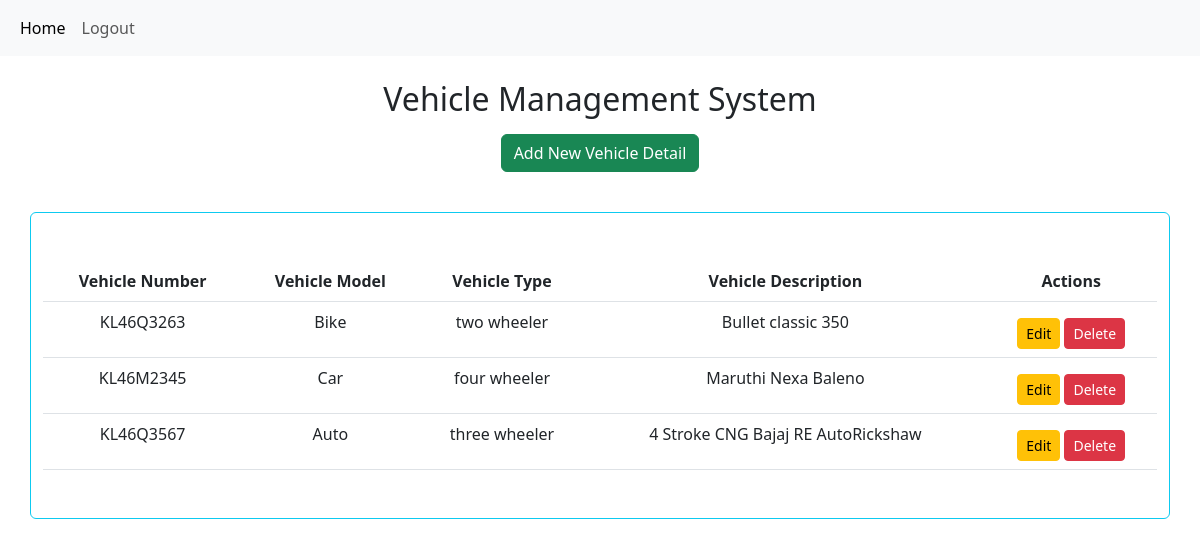
Page /home/ (signed in) on the earlier database version.
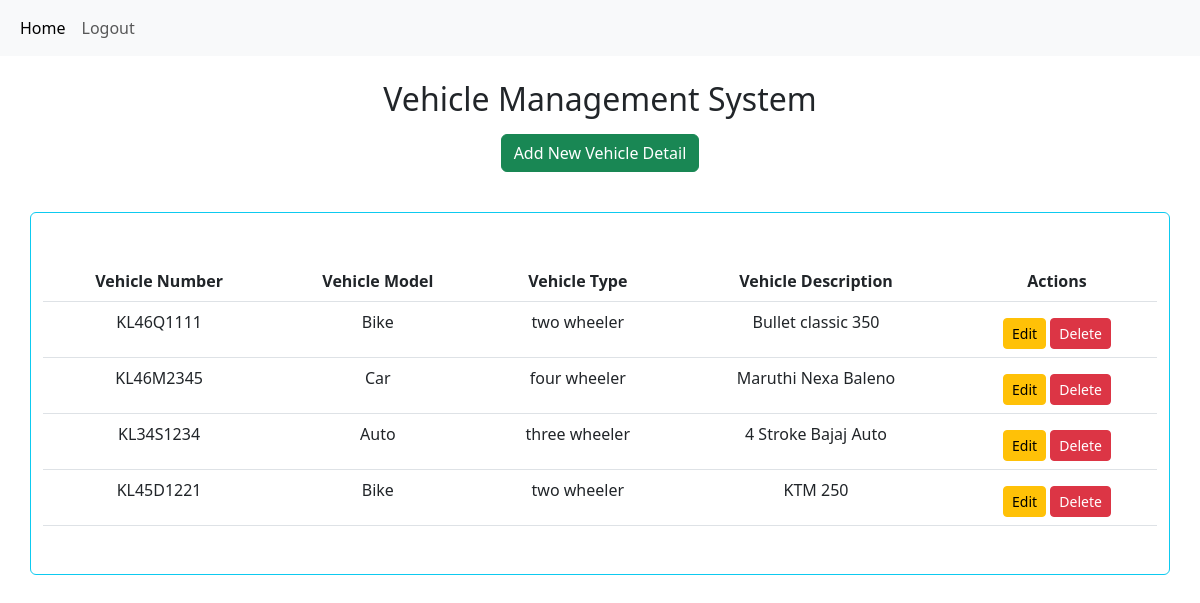
Same page on the later database version.
### vehicleapp/models.py (models this page shows)
class Vehicle(models.Model):
    VEHICLE_TYPE=(
        ('two wheeler','Two Wheeler'),
        ('three wheeler','Three Wheeler'),
        ('four wheeler','Four Wheeler')
    )
    alphanumeric=RegexValidator(r"^[0-9a-zA-Z_]*$",'Only use alphanumeric characters')
    user=models.ForeignKey(MyUser,on_delete=models.CASCADE)
    vnumber=models.CharField(max_length=50,validators=[alphanumeric])
    vtype=models.CharField(choices=VEHICLE_TYPE,default='Two Wheeler',max_length=50)
    vmodel=models.TextField(max_length=50)
    vdescription=models.TextField(max_length=100)

### vehicleapp/views.py (the view, shortened to what this page needs)
# urls.py: path('home/',views.HomeView.as_view(),name='home'),
@method_decorator(cdes,name="dispatch")
class HomeView(CreateView,ListView):
    model=Vehicle
    form_class=VehicleForm
    template_name='home.html'
    context_object_name="vehicle"
    success_url=reverse_lazy("home")
    pk_url_kwarg='id'
    def get_context_data(self, **kwargs):
        context=super().get_context_data(**kwargs)
        vehicle=Vehicle.objects.all()
        context['vehicle']=vehicle
        user=MyUser.objects.all()
        context['user']=user
        return context

### vehicleapp/views.py (called while the page is built)
def signin_required(fn):
    def wrapper(request,*args,**kwargs):
        if not request.user.is_authenticated:
            return redirect("signin")
        else:
            return fn(request,*args,**kwargs)
    return wrapper

### vehicleapp/templates/home.html (shortened to what this page needs)
{%extends 'base.html'%}
{%block body_block%}
<div class="container mt-4">
    <h2 class="text-center mb-3">Vehicle Management System</h2>
    {%if request.user.role == 1%}
    <form action="" method="POST" >
        <div class="container">
            <div class="row">
                <div class="col-lg-2"></div>
                <div class="col-lg-8 mb-4">
                    <p class="text-center">
                        <button class="btn btn-success" type="button" data-bs-toggle="collapse"
                            data-bs-target="#collapseExample" aria-expanded="false" aria-controls="collapseExample">
                            Add New Vehicle Detail
                        </button>
                    </p>
                </div>
                <div class="col-lg-2"></div>
            </div>
        </div>
    </form>
    {%endif%}
    </div>
    <div class="container">
        <div class="row mb-5 text-center">
            <div class="card border border-info col-12">
                <br>
                <table class="table mt-4 mb-4">
                        <tr>
                            <th>Vehicle Number</th>
                            <th>Vehicle Model</th>
                            <th>Vehicle Type</th>
                            <th>Vehicle Description</th>
                            {%if request.user.role == 1 or request.user.role == 2 %}
                            <th>Actions</th>
                            {%endif%}
                        </tr>
                {%for i in vehicle%}
                    <tr>
                        <td>{{i.vnumber}}</td>
                        <td>{{i.vmodel}}</td>
                        <td>{{i.vtype}}</td>
                        <td>{{i.vdescription}}</td>
                        <td>
                            {%if request.user.role == 1 or request.user.role == 2 %}
                            <a class="btn btn-sm btn-warning mt-2"  href="{%url 'vupdate' i.id%}">Edit</a>
                            {%endif%}
                            {%if request.user.role == 1%}
                            <a class="btn btn-sm btn-danger mt-2" href="{%url 'vdelete' i.id%}">Delete</a>
                            {%endif%}
                        </td>
                    </tr>
                {%endfor%}
            </table>
            <br>
            </div>
        </div>
</div>
{%endblock%}

### vehicleapp/templates/base.html (shortened to what this page needs)
<!DOCTYPE html>
<html lang="en">
<head>
    <link href="https://cdn.jsdelivr.net/npm/bootstrap@5.3.0-alpha1/dist/css/bootstrap.min.css" rel="stylesheet">
</head>
<body>
    <nav class="navbar navbar-expand-lg bg-body-tertiary">
        <div class="container-fluid">
          <div class="collapse navbar-collapse" id="navbarNav">
            <ul class="navbar-nav">
              <li class="nav-item">
                <a class="nav-link active" aria-current="page" href="{%url 'home'%}">Home</a>
              </li>
              <li class="nav-item">
                <a class="nav-link " href="{%url 'signout'%}">Logout</a>
              </li>
            </ul>
          </div>
        </div>
      </nav>
    {%block body_block%}
    {%endblock%}
</body>
</html>

Differences in the rows shown:
removed Vehicle: vnumber "KL46Q3567", vmodel "Auto", vtype "three wheeler", vdescription "4 Stroke CNG Bajaj RE AutoRickshaw"
changed Vehicle "Bullet classic 350": vnumber "KL46Q3263" → "KL46Q1111"
added Vehicle: vnumber "KL34S1234", vmodel "Auto", vtype "three wheeler", vdescription "4 Stroke Bajaj Auto"
added Vehicle: vnumber "KL45D1221", vmodel "Bike", vtype "two wheeler", vdescription "KTM 250"
